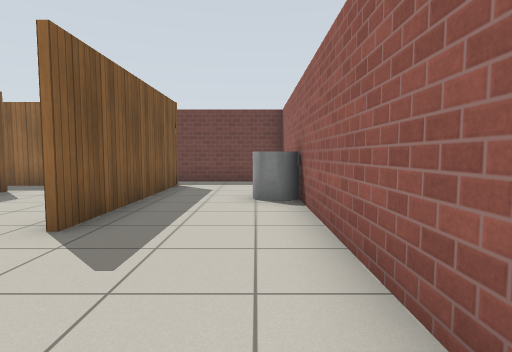
view 1 (above)

24 first-person views from a walk through a world built for the Gazebo simulator. The camera is 0.94 m above the floor, tilts 4° down and sees 80° across. The lines on the ground mark 1 m squares. The floor is counted in squares, 1 m on a side. Each view is taken from the middle of a square. On the plan, view 1 faces up. The plan holds only what a view shows up to about 11 squares ahead; the rest is blank. Gazebo's built-in surfaces are drawn with simple patterns.

view 2
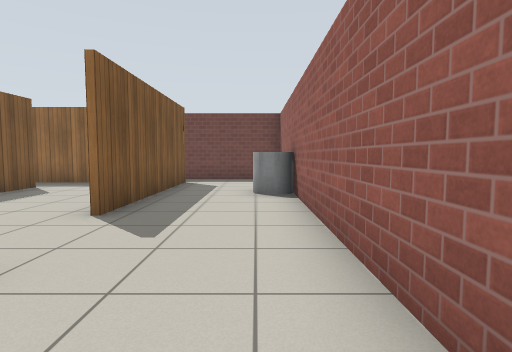

view 3
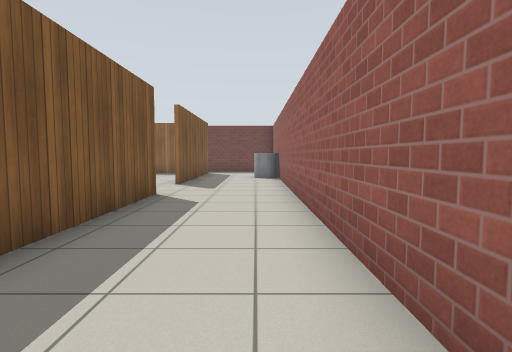

view 4
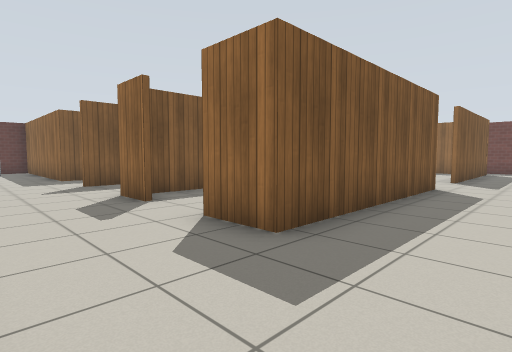

view 5
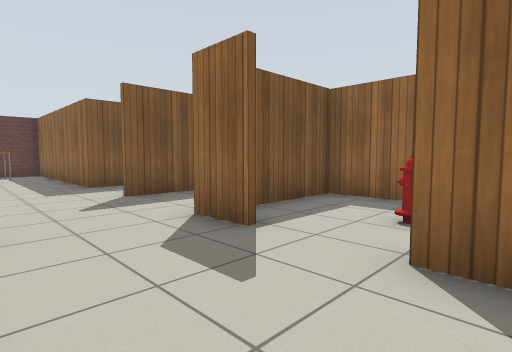

view 6
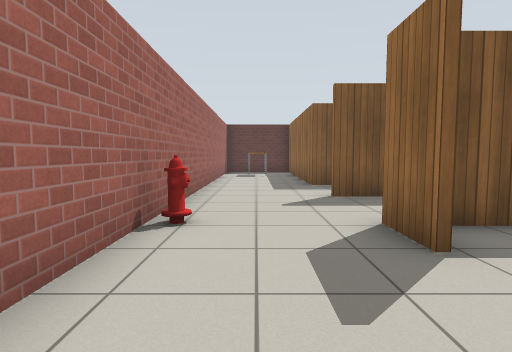

view 7
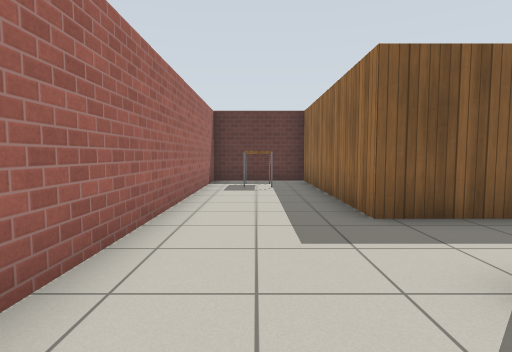

view 8
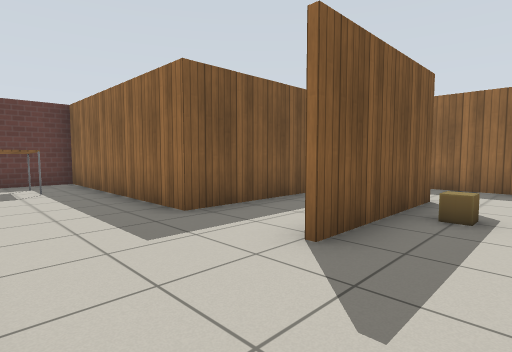

view 9
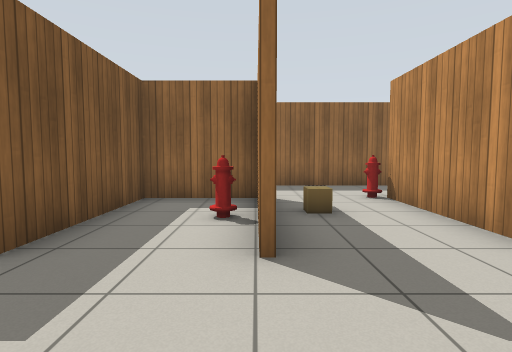

view 10
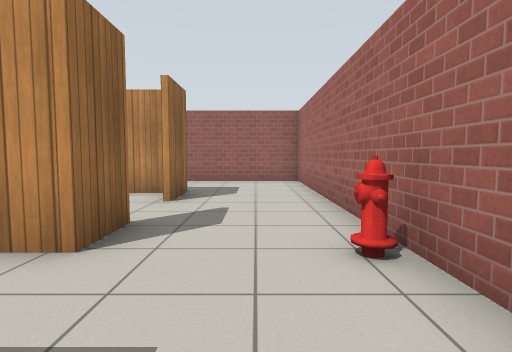

view 11
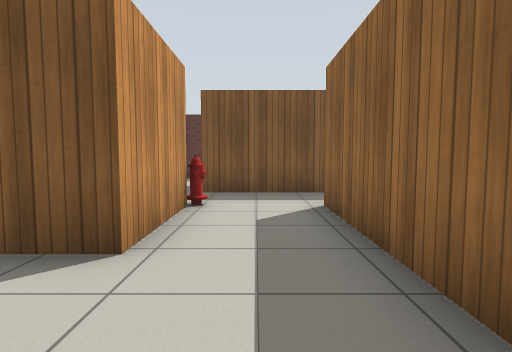

view 12
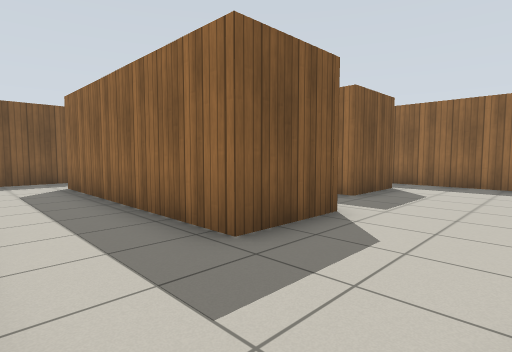

view 13
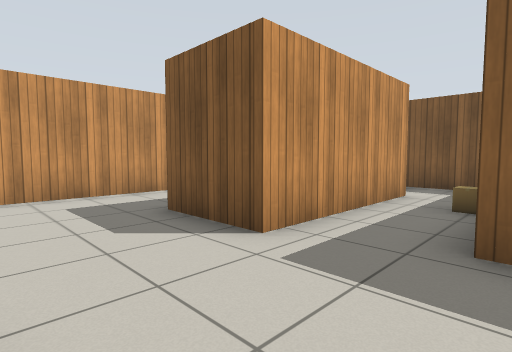

view 14
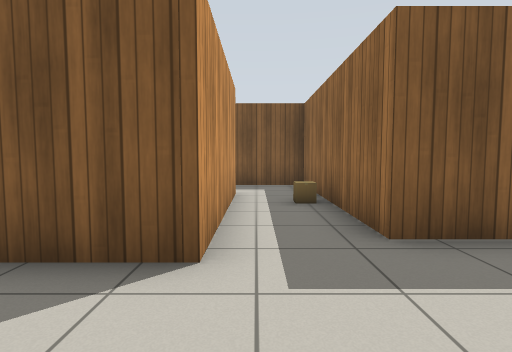

view 15
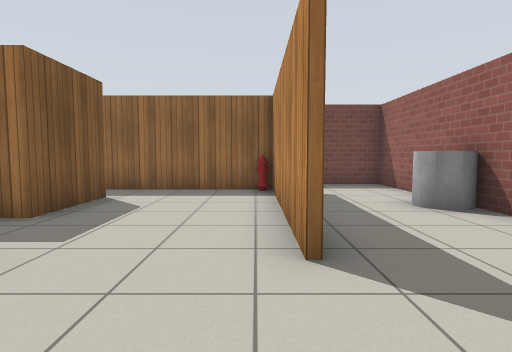

view 16
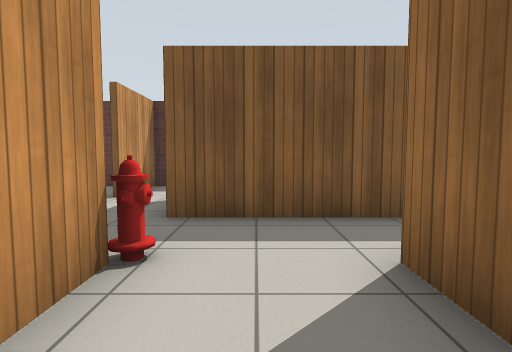

view 17
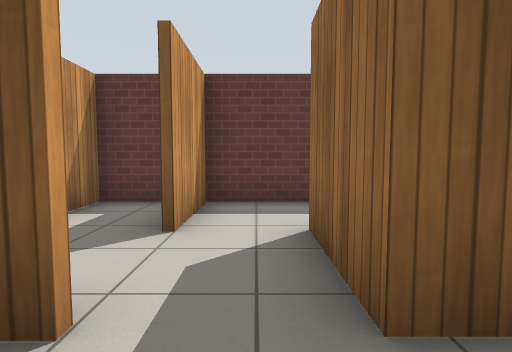

view 18
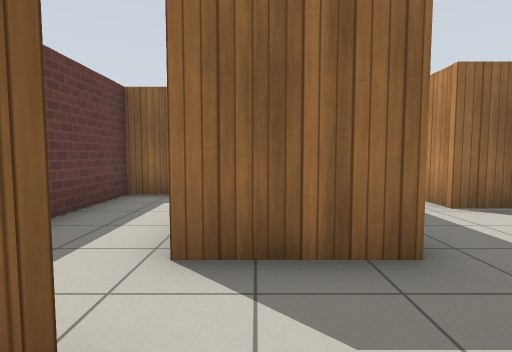

view 19
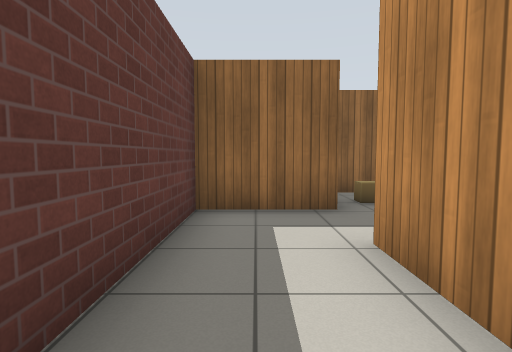

view 20
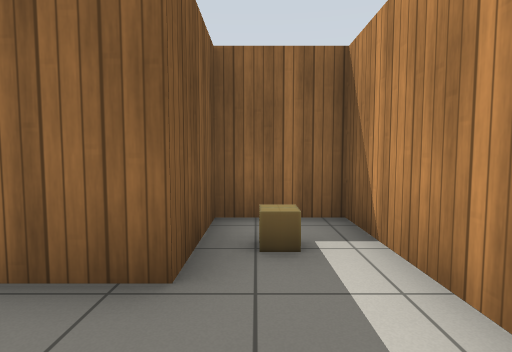

view 21
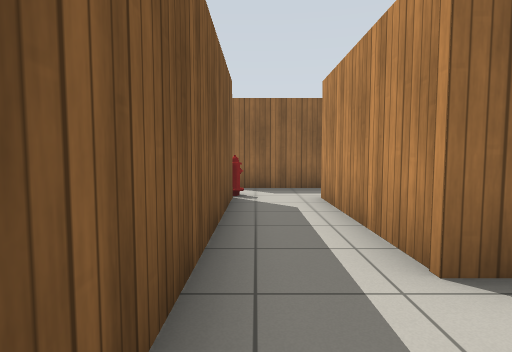

view 22
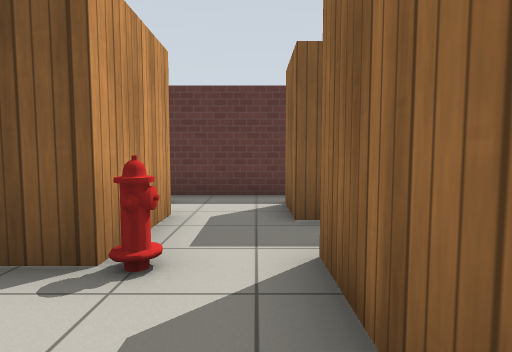

view 23
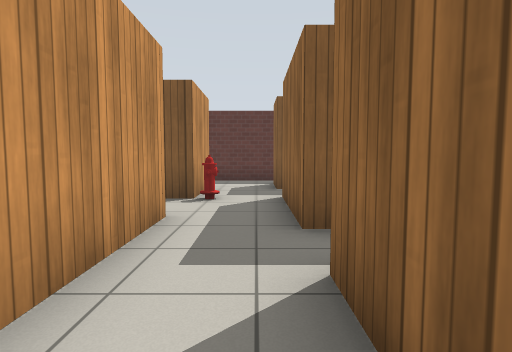

view 24
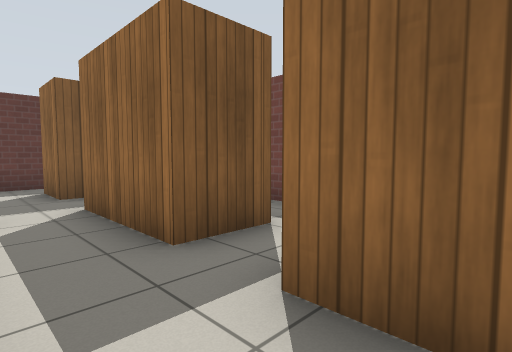

### Floor plan
Ten units are one square. View 1 is at (0, 0); x grows to the right and y downward. Boxes are objects, and circles mark ways between rooms. Rooms are numbered by the first view taken in them; rooms with no view inside come last. Other rooms are left out.
<svg viewBox="-195 -112 209 202">
<path fill="none" stroke="#000" d="M-98 35 -98 54M-57 53 -71 53 -71 34M-124 35 -124 53 -190 53 -190 85 9 85 9 -107 -27 -107M-24 -13 -24 53 -39 53M-24 -85 -24 -36M-56 -13 -126 -13M-125 13 -98 13M-26 -36 -26 -83M-62 13 -44 13M-63 -77 -63 -55 -124 -55 -124 -27M-104 -35 -56 -35 -56 -13M-34 -92 -76 -92M-145 13 -169 13M-176 30 -166 30M-190 39 -190 51 -180 51M-168 6 -168 -13M-167 -32 -190 -32 -190 30 -176 30M-147 -25 -147 -55 -167 -55 -167 -32M-169 -56 -145 -56 -145 13M-118 -76 -149 -76M-163 -76 -179 -76M-126 -13 -126 -56 -114 -56M-190 -79 -190 -50M-86 -76 -95 -76M-114 -56 -95 -56M-118 -91 -118 -76M-50 15 -62 15M-26 47 -26 39M-70 15 -70 46M-98 13 -98 35M-71 34 -71 15M-99 13 -124 13 -124 35"/>
<rect x="-185" y="65" width="20" height="10" fill="#bbb"><title>table</title></rect>
<rect x="-75" y="75" width="10" height="10" fill="#bbb"><title>fire hydrant</title></rect>
<rect x="-35" y="-95" width="10" height="10" fill="#bbb"><title>fire hydrant</title></rect>
<rect x="-5" y="-75" width="10" height="20" fill="#bbb"><title>grey cylinder</title></rect>
<rect x="-75" y="5" width="10" height="10" fill="#bbb"><title>fire hydrant</title></rect>
<rect x="-95" y="-55" width="10" height="10" fill="#bbb"><title>cardboard box</title></rect>
<rect x="-135" y="5" width="10" height="10" fill="#bbb"><title>fire hydrant</title></rect>
<rect x="-165" y="-45" width="10" height="10" fill="#bbb"><title>cardboard box</title></rect>
<rect x="-145" y="-65" width="10" height="10" fill="#bbb"><title>fire hydrant</title></rect>
<rect x="-45" y="35" width="10" height="10" fill="#bbb"><title>fire hydrant</title></rect>
<rect x="-105" y="25" width="10" height="10" fill="#bbb"><title>fire hydrant</title></rect>
<rect x="-95" y="25" width="10" height="10" fill="#bbb"><title>cardboard box</title></rect>
<circle cx="-20" cy="-25" r="3" fill="#2a7"/>
<circle cx="-50" cy="50" r="3" fill="#2a7"/>
<circle cx="-85" cy="45" r="3" fill="#2a7"/>
<circle cx="-110" cy="45" r="3" fill="#2a7"/>
<circle cx="-65" cy="5" r="3" fill="#2a7"/>
<circle cx="-120" cy="0" r="3" fill="#2a7"/>
<circle cx="-85" cy="20" r="3" fill="#2a7"/>
<circle cx="-170" cy="20" r="3" fill="#2a7"/>
<circle cx="-135" cy="10" r="3" fill="#2a7"/>
<circle cx="-170" cy="-20" r="3" fill="#2a7"/>
<circle cx="-120" cy="-65" r="3" fill="#2a7"/>
<text x="-80" y="40">1</text>
<text x="-80" y="0">2</text>
<text x="-50" y="-30">3</text>
<text x="-150" y="30">4</text>
<text x="-180" y="0">5</text>
<text x="-160" y="-20">6</text>
<text x="-140" y="-50">7</text>
<text x="-90" y="-70">8</text>
<text x="-40" y="30">9</text>
<text x="-90" y="30">10</text>
<text x="-110" y="20">11</text>
</svg>
Room 1 opens to room 3. Room 1 opens to room 9. Room 1 opens to room 10. Room 1 opens to room 11. Room 2 opens to room 3. Room 2 opens to room 7. Room 2 opens to room 10. Room 4 opens to room 5. Room 4 opens to room 7. Room 5 opens to room 6. Room 7 opens to room 8.

Where each view was taken, in squares from view 1:
view 1: 0 up, 0 right, facing up
view 2: 1 down, 0 right, facing up
view 3: 6 down, 0 right, facing up
view 4: 8 down, 0 right, facing up-left
view 5: 8 down, 3 left, facing up-left
view 6: 7 down, 3 left, facing left
view 7: 7 down, 8 left, facing left
view 8: 8 down, 8 left, facing up-left
view 9: 8 down, 10 left, facing up
view 10: 7 down, 10 left, facing right
view 11: 0 up, 7 left, facing left
view 12: 1 down, 3 left, facing up-left
view 13: 6 up, 3 left, facing down-left
view 14: 4 up, 3 left, facing left
view 15: 1 up, 3 left, facing up
view 16: 0 up, 10 left, facing left
view 17: 2 down, 13 left, facing left
view 18: 4 down, 16 left, facing up
view 19: 2 down, 18 left, facing up
view 20: 1 up, 16 left, facing up
view 21: 1 down, 14 left, facing up
view 22: 7 up, 12 left, facing left
view 23: 7 up, 8 left, facing left
view 24: 6 up, 9 left, facing up-left
